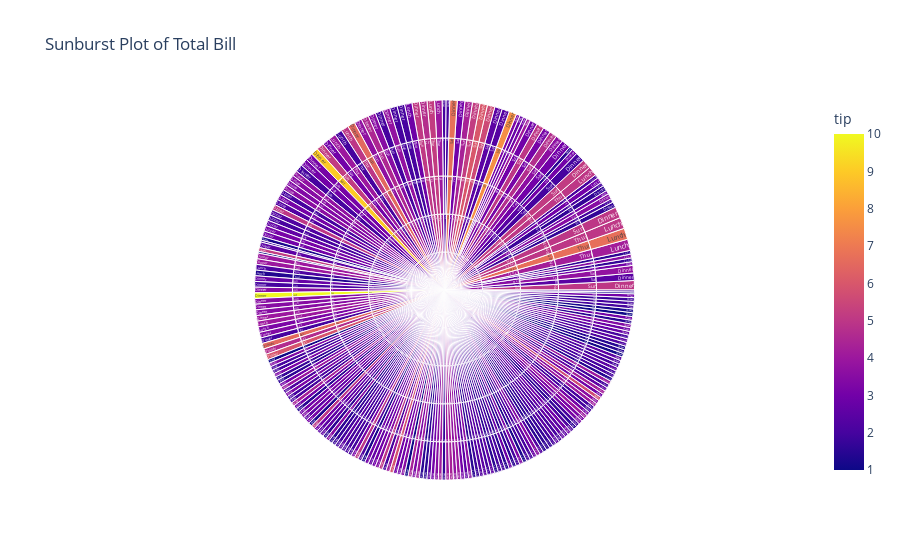

The notebook cell this image was saved under:
### Code cell
# To make a sunburst plot on tips dataset
sunburst_plot = px.sunburst(
    tips,
    path=['total_bill', 'sex', 'smoker', 'day','time'],
    values='size',
    color='tip',
    title='Sunburst Plot of Total Bill',
    )
sunburst_plot.show()

### Figure 1 — Plotly figure (JSON) as saved in the notebook; plotly's stock layout.template omitted (floating-point values rounded to 4 significant figures; data arrays with more than 128 entries replaced by an {"elided": "..."} marker saying what was removed)
{"data": [{"branchvalues": "total", "customdata": {"elided": "1191x1 float values"}, "domain": {"x": [0, 1], "y": [0, 1]}, "hovertemplate": "labels=%{label}<br>size=%{value}<br>parent=%{parent}<br>id=%{id}<br>tip=%{color}<extra></extra>", "ids": {"elided": "1191 str values"}, "labels": {"elided": "1191 str values"}, "marker": {"coloraxis": "coloraxis", "colors": {"elided": "1191 float values"}}, "name": "", "parents": {"elided": "1191 str values"}, "type": "sunburst", "values": {"elided": "1191 float values"}}], "layout": {"coloraxis": {"colorbar": {"title": {"text": "tip"}}, "colorscale": [[0, "#0d0887"], [0.1111, "#46039f"], [0.2222, "#7201a8"], [0.3333, "#9c179e"], [0.4444, "#bd3786"], [0.5556, "#d8576b"], [0.6667, "#ed7953"], [0.7778, "#fb9f3a"], [0.8889, "#fdca26"], [1, "#f0f921"]]}, "legend": {"tracegroupgap": 0}, "title": {"text": "Sunburst Plot of Total Bill"}}}
